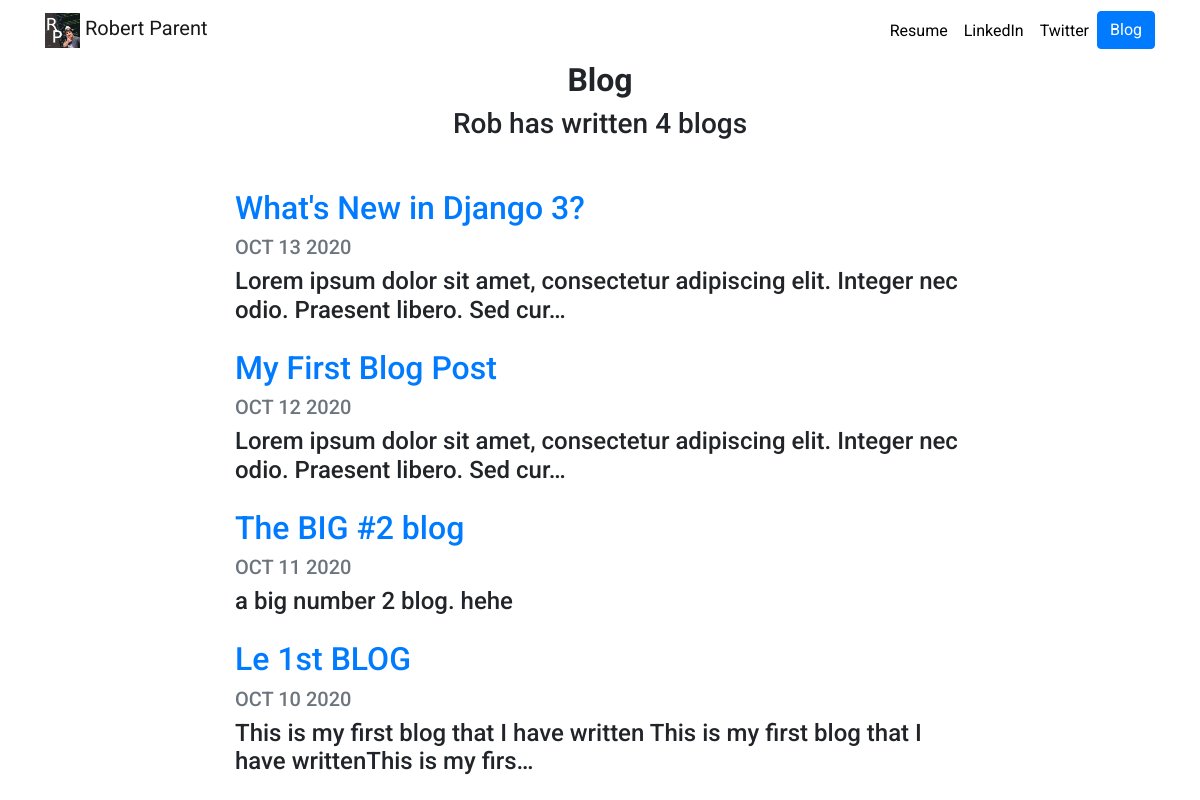
Screenshot of /blog/ with the database file from the repository.
### blog/models.py (models this page shows, shortened)
class Blog(models.Model):
    title = models.CharField(max_length=200)
    description = models.TextField()
    date = models.DateField()

### blog/views.py (the view)
# urls.py: path('', views.all_blogs, name='all_blogs'),
def all_blogs(request):
    blogs = Blog.objects.order_by('-date')
    return render(request, 'blog/all_blogs.html', {'blogs':blogs})

### blog/templates/blog/all_blogs.html
{% extends "portfolio/base.html" %}
{% load static %}
{% block content %}
<h1 id="blogtitle" class="font-weight-bold text-center">Blog</h1>
<h3 class="text-center mb-5">Rob has written {{ blogs.count }} blog{{ blogs.count|pluralize }}</h3>
{% for blog in blogs %}
<div class="row justify-content-center my-3">
  <div class="col-md-8">
    <a href="{% url 'blog:detail' blog.id %}">
      <h2>{{ blog.title }}</h2>
    </a>
    <h5 class="text-muted">{{ blog.date|date:'M d Y'|upper }}</h5>
    <h4>{{ blog.description|striptags|truncatechars:100 }}</h4>
  </div>
</div>
{% endfor %}
{% endblock %}

### portfolio/static/portfolio/custom.css (style rules this page uses)
body { font-family: 'Roboto', sans-serif; }
#blogtitle { font-size: 2rem; }

### rows the page displays
Blog: title "What's New in Django 3?", date "OCT 13 2020", description "Lorem ipsum dolor sit amet, consectetur adipiscing elit. Integer nec odio. Praesent libero. Sed cur…"
Blog: title "My First Blog Post", date "OCT 12 2020", description "Lorem ipsum dolor sit amet, consectetur adipiscing elit. Integer nec odio. Praesent libero. Sed cur…"
Blog: title "The BIG #2 blog", date "OCT 11 2020", description "a big number 2 blog. hehe"
Blog: title "Le 1st BLOG", date "OCT 10 2020", description "This is my first blog that I have written This is my first blog that I have writtenThis is my firs…"

### other values shown
{{ blogs.count }} "4"
